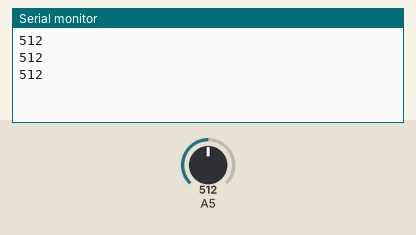
A sketch run on a simulated Arduino Uno, built with avr-gcc and run on an emulated ATmega328P. Parts: the last lines printed to the serial monitor. Inputs (shaded band) come from the test bench; at power-on: A5 = 512.

Above: at 1.3 s.
1.4 s: A5 set to 716
At 1.9 s:
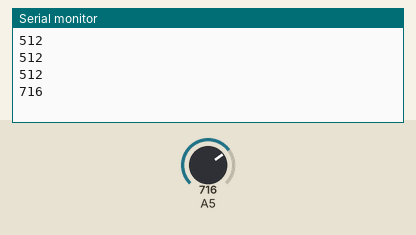
2.9 s: A5 set to 900
At 3.4 s:
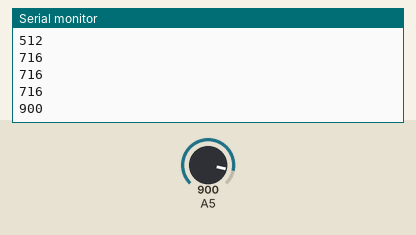
Timing chart, 0 to 5.9 s (numbered marks = the images above; inputs shaded):
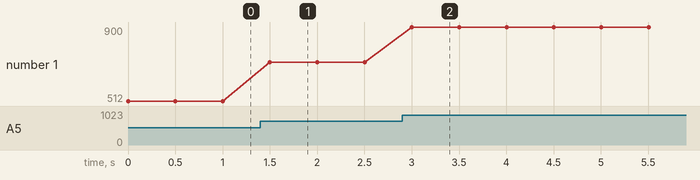

The sketch:

czujnik_swiatla.ino
```cpp
int odczytanaWartosc = 0; //Zmienna do przechowywania odczytu ADC
int prog = 0;

void setup() {
  Serial.begin(9600);
}

void loop() {
  odczytanaWartosc = analogRead(A5);//Odczytanie wartości z ADC
  Serial.println(odczytanaWartosc);
  delay(500);
}
```

Measured:
- after the input at 1.4 s, the serial monitor: prints a new line after 0.10 s (image 1)
- after the input at 2.9 s, the serial monitor: prints a new line after 0.10 s (image 2)
- plotted number 1: 512 → 716 after the input at 1.4 s, 716 → 900 after the input at 2.9 s
